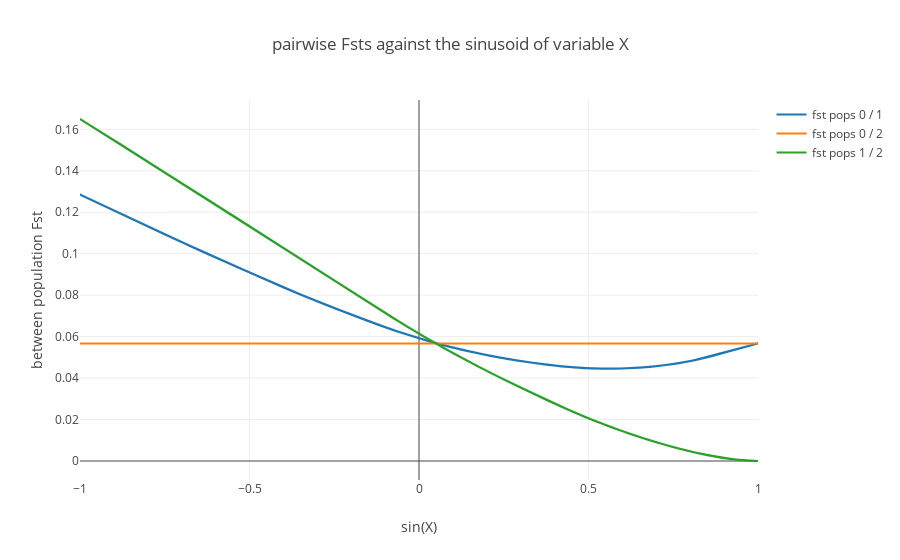

Notebook code for this chart:
### Code cell
coords= {z:[x for x in range(len(labels)) if labels[x] == z] for z in list(set(labels))}

fig_data= [go.Scatter(
x= [sin(x) for x in Control[coords[i],0]],
y= Control[coords[i],1],
mode= 'lines',
name= 'fst pops {} / {}'.format(i[0],i[1])
) for i in coords.keys()
]

layout = go.Layout(
    title= 'pairwise Fsts against the sinusoid of variable X',
    yaxis=dict(
        title='between population Fst'),
    xaxis=dict(
        title='sin(X)')
)

fig= go.Figure(data=fig_data, layout=layout)
iplot(fig)

### Figure 1 — Plotly figure (JSON) as saved in the notebook; plotly's stock layout.template omitted (floating-point values rounded to 4 significant figures; data arrays with more than 128 entries replaced by an {"elided": "..."} marker saying what was removed)
{"data": [{"mode": "lines", "name": "fst pops 0 / 1", "type": "scatter", "uid": "923514ca-34b0-4314-a04a-fff35e10b92c", "x": {"elided": "290 float values"}, "y": {"elided": "290 float values"}}, {"mode": "lines", "name": "fst pops 0 / 2", "type": "scatter", "uid": "27727004-0dfe-468b-9710-a923f1dc3b0f", "x": {"elided": "290 float values"}, "y": {"elided": "290 float values"}}, {"mode": "lines", "name": "fst pops 1 / 2", "type": "scatter", "uid": "757217df-3a0a-44f1-87bb-be0e92e1d74b", "x": {"elided": "290 float values"}, "y": {"elided": "290 float values"}}], "layout": {"title": "pairwise Fsts against the sinusoid of variable X", "xaxis": {"title": "sin(X)"}, "yaxis": {"title": "between population Fst"}}}
